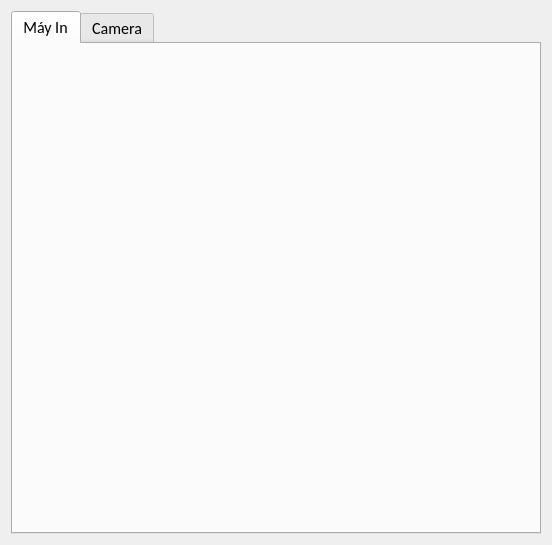
<?xml version="1.0" encoding="UTF-8"?>
<ui version="4.0">
 <class>Form</class>
 <widget class="QWidget" name="Form">
  <property name="geometry">
   <rect>
    <x>0</x>
    <y>0</y>
    <width>552</width>
    <height>545</height>
   </rect>
  </property>
  <property name="windowTitle">
   <string>Form</string>
  </property>
  <layout class="QVBoxLayout" name="verticalLayout">
   <item>
    <widget class="QTabWidget" name="tabWidget">
     <property name="font">
      <font>
       <family>Calibri</family>
       <pointsize>12</pointsize>
      </font>
     </property>
     <property name="currentIndex">
      <number>0</number>
     </property>
     <widget class="QWidget" name="tabMayIn">
      <attribute name="icon">
       <iconset>
        <normaloff>assets/printing.png</normaloff>assets/printing.png</iconset>
      </attribute>
      <attribute name="title">
       <string>Máy In</string>
      </attribute>
     </widget>
     <widget class="QWidget" name="tabCamera">
      <attribute name="icon">
       <iconset>
        <normaloff>assets/video-camera.png</normaloff>assets/video-camera.png</iconset>
      </attribute>
      <attribute name="title">
       <string>Camera</string>
      </attribute>
     </widget>
    </widget>
   </item>
  </layout>
 </widget>
 <resources/>
 <connections/>
</ui>
